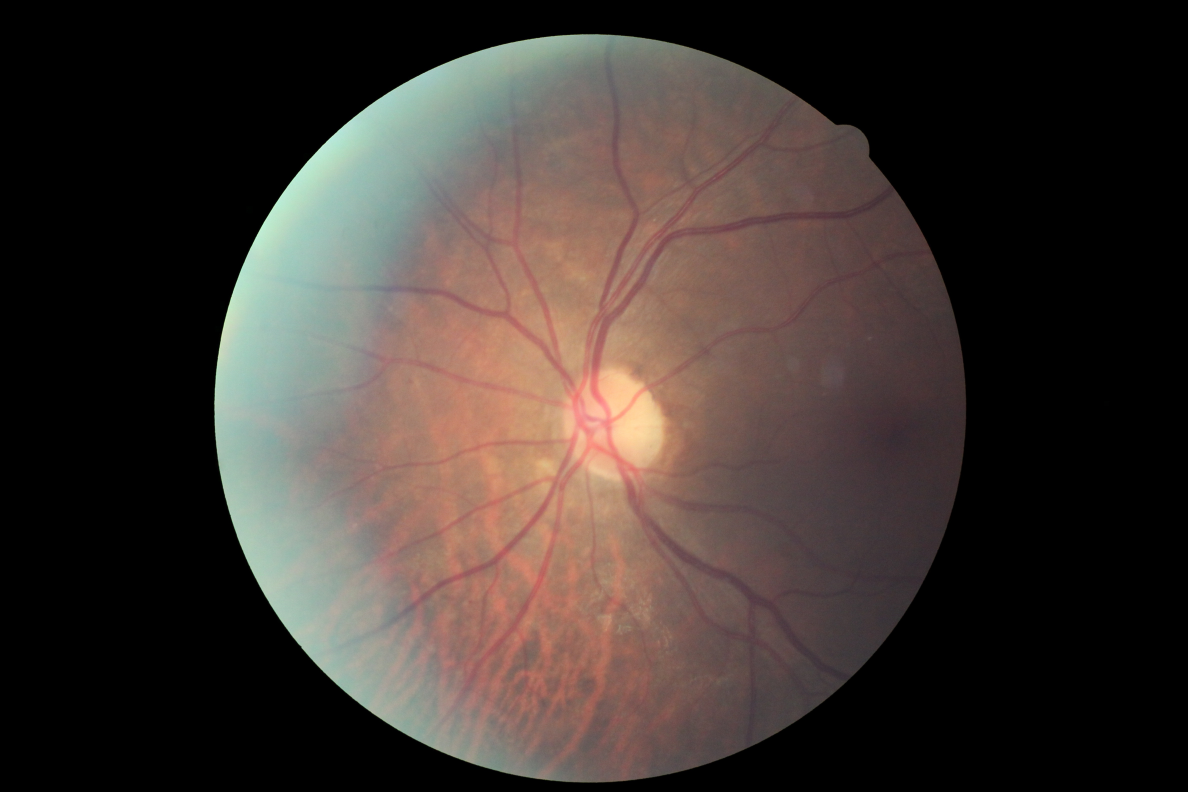
#> input picture assets/10_left.jpeg, 4752 x 3168 px (shown at 1/4 size)
$ jupyter execute --allow-errors imageEnhancement.ipynb   (shell and % lines are left out)
#> lines starting #> are read from the running program, lines starting #| are printed output that depends on the picture; after the words box and inside, x2 and y2 are one past the last pixel; in counts of white or black regions, pixels touching at a corner belong together
[cell 1]
import cv2
import numpy as np
import matplotlib.pyplot as plt
from os.path import join


def plot_images(images):
    plt.figure(figsize=(10, 10))
    columns = 2
    rows = int(np.ceil(len(images) / columns))
    for i, image in enumerate(images):
        plt.subplot(rows, columns, i + 1)
        plt.imshow(image)

def scaleRadius(img, scale):
    x = img[img.shape[0] // 2, :, :].sum(1)
    r = (x > x.mean() / 10).sum() / 2
    s = scale * 1.0 / r
    return cv2.resize(img, (0, 0), fx=s, fy=s)

read_path_1 = join('assets', '10_left.jpeg')
read_path_2 = join('assets', '10_right.jpeg')
scale = 300

img_left = cv2.imread(read_path_1)
#> img_left is the input picture: shape (3168, 4752, 3); mean B, G, R 49.9, 54.6, 64.1
img_right = cv2.imread(read_path_2)
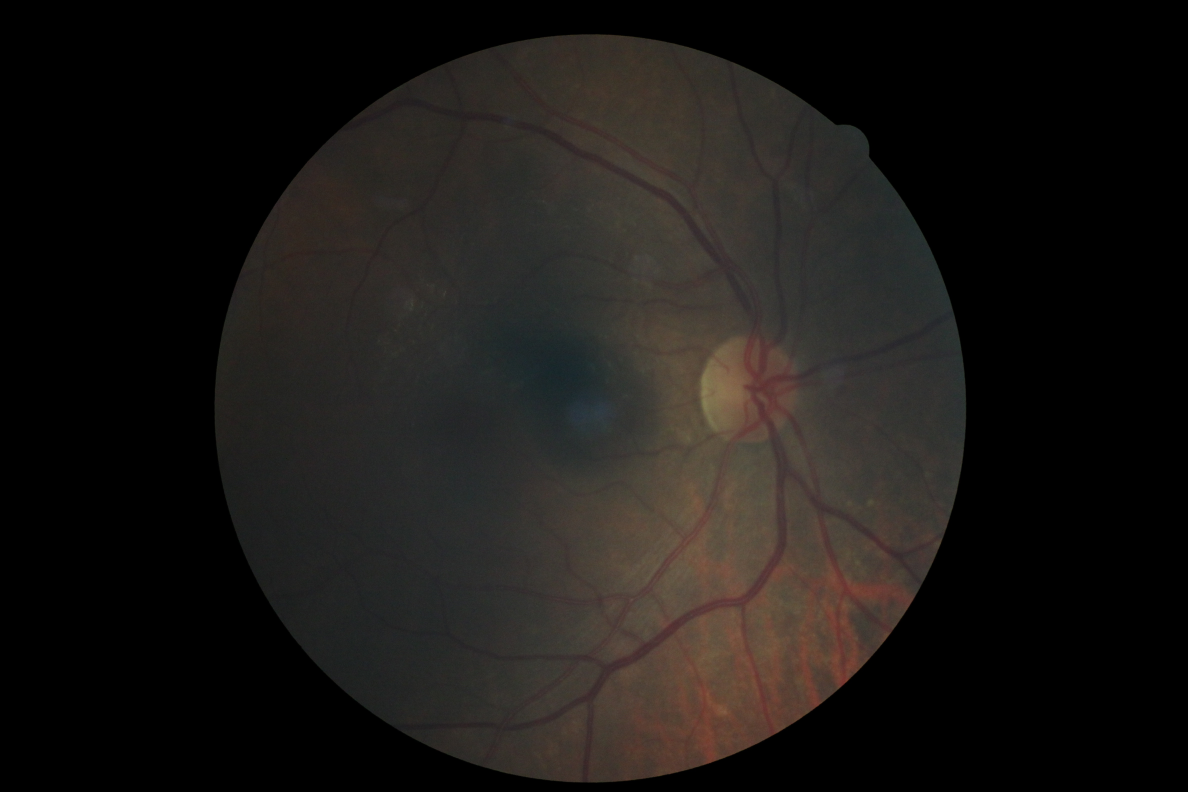
#> input picture assets/10_right.jpeg, 4752 x 3168 px (shown at 1/4 size)
#> img_right is the input picture: shape (3168, 4752, 3); mean B, G, R 21.8, 24.3, 27
scaled_img_left = scaleRadius(img_left, scale)
#> in scaleRadius, `x = img[img.shape[0] // 2, :, :].sum(1)`: x = 4752 values, max 616 at index 2517, min 0 at index 0, mean 241.9
#> in scaleRadius, `r = (x > x.mean() / 10).sum() / 2`: r = 1504.5
#> in scaleRadius, `s = scale * 1.0 / r`: s = 0.199
scaled_img_right = scaleRadius(img_right, scale)

b = np.zeros(scaled_img_left.shape)
cv2.circle(b, (scaled_img_left.shape[1] // 2, scaled_img_left.shape[0] // 2), int(scale * 0.9), (1, 1, 1), -1, 8, 0)
#> b: shape (632, 948, 3) float64; values 0 (black) and 1 (white), 38.2% white; 1 white region, box (x1, y1, x2, y2) and area: (204, 46, 745, 587) 228977

img_left = cv2.cvtColor(img_left, cv2.COLOR_BGR2RGB)
scaled_img_left = cv2.cvtColor(scaled_img_left, cv2.COLOR_BGR2RGB)
img_left_blur = cv2.GaussianBlur(scaled_img_left, (0, 0), scale / 180)
img_left_blend = cv2.addWeighted(scaled_img_left, 4, img_left_blur, -4, 10) * b + 10 * (1 - b)
img_left_blend = cv2.cvtColor(np.float32(img_left_blend), cv2.COLOR_BGR2RGB)

img_right = cv2.cvtColor(img_right, cv2.COLOR_BGR2RGB)
scaled_img_right = cv2.cvtColor(scaled_img_right, cv2.COLOR_BGR2RGB)
img_right_blur = cv2.GaussianBlur(scaled_img_right, (0, 0), scale / 100)
img_right_blend = cv2.addWeighted(scaled_img_right, 4, img_right_blur, -4, 10) * b + 10 * (1 - b)
img_right_blend = cv2.cvtColor(np.float32(img_right_blend), cv2.COLOR_BGR2RGB)

plot_images([scaled_img_left, img_left_blend, scaled_img_right, img_right_blend])
#> in plot_images, `rows = int(np.ceil(len(images) / columns))`: rows = 2
#> the loop in plot_images, `for i, image in enumerate(images):` made 4 passes

This code reads an image from a file, scales the radius of the image, and applies a series of image processing operations to enhance the image. Specifically, it performs the following steps:

1. Imports necessary libraries including OpenCV, NumPy, and Matplotlib.
2. Defines a function `plot_images` that takes a list of images and plots them in a grid.
3. Defines a function `scaleRadius` that scales the radius of an image based on the sum of pixel values along the vertical axis.
4. Reads an image from a file using the `cv2.imread` function.
5. Scales the radius of the image using the `scaleRadius` function.
6. Creates a binary mask `b` that is the same size as the scaled image and has a circular region of ones in the center.
7. Converts the color space of the original and scaled images from BGR to RGB using the `cv2.cvtColor` function.
8. Applies a Gaussian blur to the scaled image using the `cv2.GaussianBlur` function.
9. Combines the scaled image and blurred image using the `cv2.addWeighted` function with alpha=4 and gamma=-4.
10. Multiplies the combined image by the binary mask `b` and adds 10*(1-b) to adjust the brightness of the image.
11. Converts the color space of the final image from BGR to RGB using the `cv2.cvtColor` function.
12. Plots the original image, scaled image, blurred image, and final image using the `plot_images` function.

`cv2.GaussianBlur`:
- `src`: input image
- `ksize`: Gaussian kernel size. This is a tuple specifying the width and height of the kernel. If both values are set to 0, the kernel size is calculated from the sigma values.
- `sigmaX`: Gaussian kernel standard deviation in the X direction.
- `sigmaY`: Gaussian kernel standard deviation in the Y direction. If set to 0, it is assumed to be equal to `sigmaX`.

In the code, the `cv2.GaussianBlur` function is used to blur the scaled image. The `ksize` parameter is set to `(0, 0)` to calculate the kernel size from the `sigma` value, which is set to `scale/180`. This means that the kernel size will be proportional to the scale of the image.

`cv2.addWeighted`:
- `src1`: first input array.
- `alpha`: weight of the first array elements.
- `src2`: second input array of the same size and channel number as `src1`.
- `beta`: weight of the second array elements.
- `gamma`: scalar added to each sum.

In the code, the `cv2.addWeighted` function is used to combine the scaled image and blurred image. The `alpha` parameter is set to 4, which means that the scaled image will be weighted more heavily than the blurred image. The `beta` parameter is set to -4, which means that the blurred image will be weighted negatively. The `gamma` parameter is set to 10, which is added to each sum to adjust the brightness of the image. Finally, the result is multiplied by the binary mask `b` and added to `10 * (1 - b)` to adjust the brightness of the image in the non-circular regions.

[cell 2]
def histogram_equalization(im):
    """
    Apply histogram equalization to an image.
    """
    img_yuv = cv2.cvtColor(im, cv2.COLOR_BGR2YCrCb)
    img_yuv[:, :, 0] = cv2.equalizeHist(im[:, :, 0])
    return cv2.cvtColor(img_yuv, cv2.COLOR_YCR_CB2RGB)

read_path_3 = join('assets', '13_left.jpeg')
read_path_4 = join('assets', '13_right.jpeg')
scale = 400

img_left = cv2.imread(read_path_3)
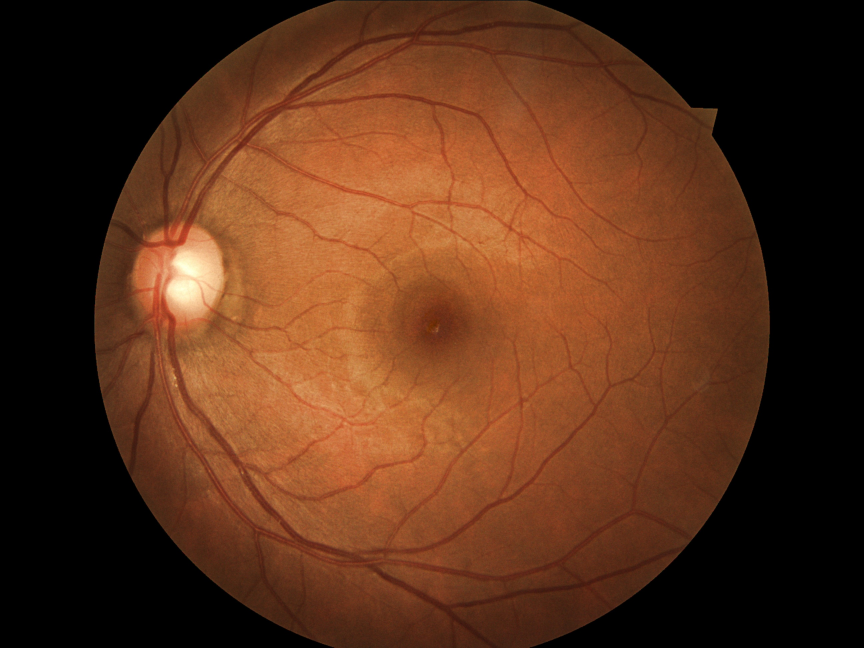
#> input picture assets/13_left.jpeg, 2592 x 1944 px (shown at 1/3 size)
#> img_left is the input picture: shape (1944, 2592, 3); mean B, G, R 25.6, 48.2, 88.6
img_right = cv2.imread(read_path_4)
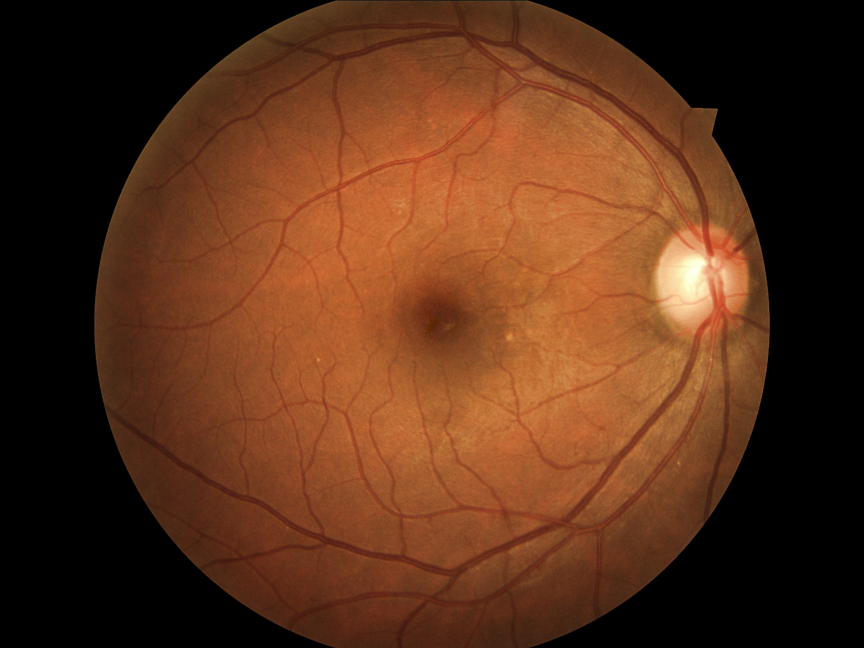
#> input picture assets/13_right.jpeg, 2592 x 1944 px (shown at 1/3 size)
#> img_right is the input picture: shape (1944, 2592, 3); mean B, G, R 25.5, 48.9, 89.4
original_left = cv2.cvtColor(img_left, cv2.COLOR_BGR2RGB)
original_right = cv2.cvtColor(img_right, cv2.COLOR_BGR2RGB)
scaled_left = scaleRadius(img_left, scale)
scaled_right = scaleRadius(img_right, scale)

b = np.zeros(scaled_left.shape)
cv2.circle(b, (scaled_left.shape[1] // 2, scaled_left.shape[0] // 2), int(scale * 0.9), (1, 1, 1), -1, 8, 0)
#> b: shape (767, 1022, 3) float64; values 0 (black) and 1 (white), 51.9% white; 1 black region, box (x1, y1, x2, y2) and area: (0, 0, 1022, 767) 376801

enhanced_left = histogram_equalization(scaled_left)
#> in histogram_equalization, `img_yuv = cv2.cvtColor(im, cv2.COLOR_BGR2YCrCb)`: img_yuv: shape (767, 1022, 3); mean of channels 0, 1, 2 57.6, 150, 109.9
#> in histogram_equalization, `img_yuv[:, :, 0] = cv2.equalizeHist(im[:, :, 0])`: img_yuv: shape (767, 1022, 3); mean of channels 0, 1, 2 83.3, 150, 109.9
enhanced_right = histogram_equalization(scaled_right)
#> in histogram_equalization (call 2), `img_yuv = cv2.cvtColor(im, cv2.COLOR_BGR2YCrCb)`: img_yuv: shape (767, 1022, 3); mean of channels 0, 1, 2 58.3, 150.2, 109.5
#> in histogram_equalization (call 2), `img_yuv[:, :, 0] = cv2.equalizeHist(im[:, :, 0])`: img_yuv: shape (767, 1022, 3); mean of channels 0, 1, 2 83.4, 150.2, 109.5

plot_images([original_left, enhanced_left, original_right, enhanced_right])
#> the loop in plot_images (call 2), `for i, image in enumerate(images):` made 4 passes

This code reads two images from files, applies a series of image processing operations to enhance the images, and then plots the enhanced images side by side. Specifically, it performs the following steps:

1. Imports necessary libraries including OpenCV, NumPy, and Matplotlib.
2. Defines a function `histogram_equalization` that applies histogram equalization to the input image.
3. Reads two images from files using the `cv2.imread` function.
4. Converts the color space of the images from BGR to RGB using the `cv2.cvtColor` function.
5. Scales the radius of the images using the `scaleRadius` function.
6. Creates binary masks `b` and `c` that are the same size as the scaled images and have a circular region of ones in the center.
7. Applies histogram equalization to the scaled images using the `histogram_equalization` function.
8. Plots the enhanced images side by side using the `plot_images` function.

In the code, the `histogram_equalization` function is used to enhance the images by applying histogram equalization to the Y channel of the YCrCb color space. This helps to improve the contrast and brightness of the images. The `scaleRadius` function is used to scale the radius of the images based on the sum of pixel values along the vertical axis. This helps to normalize the size of the optic disc in the images. Finally, the binary masks `b` and `c` are used to apply circular regions of ones to the images, which helps to focus the image processing operations on the central region of the images.

The `histogram_equalization` function is used to enhance the contrast and brightness of an input image by applying histogram equalization to the Y channel of the YCrCb color space. Here's a step-by-step explanation of what the function does:

1. Convert the input image from the BGR color space to the YCrCb color space using the `cv2.cvtColor` function.
2. Extract the Y channel from the YCrCb image using NumPy array slicing.
3. Apply histogram equalization to the Y channel using the `cv2.equalizeHist` function.
4. Replace the original Y channel with the equalized Y channel in the YCrCb image.
5. Convert the YCrCb image back to the RGB color space using the `cv2.cvtColor` function.
6. Return the enhanced RGB image.

By applying histogram equalization to the Y channel of the YCrCb color space, the function is able to enhance the contrast and brightness of the image while preserving the color information. This can be useful for improving the visibility of details in an image that might be difficult to see otherwise.

[cell 3]
from skimage import exposure as ex

def histogram_equalization(img):
    output = np.zeros((img.shape[0], img.shape[1], 3))
    for channel in range(img.shape[2]):
        output[:, :, channel] = ex.equalize_hist(img[:, :, channel]) * 255

    output[output > 255] = 255
    output[output < 0] = 0
    return output.astype(np.uint8)

read_path_5 = join('assets', '15_left.jpeg')
read_path_6 = join('assets', '15_right.jpeg')

img_left = cv2.imread(read_path_5)
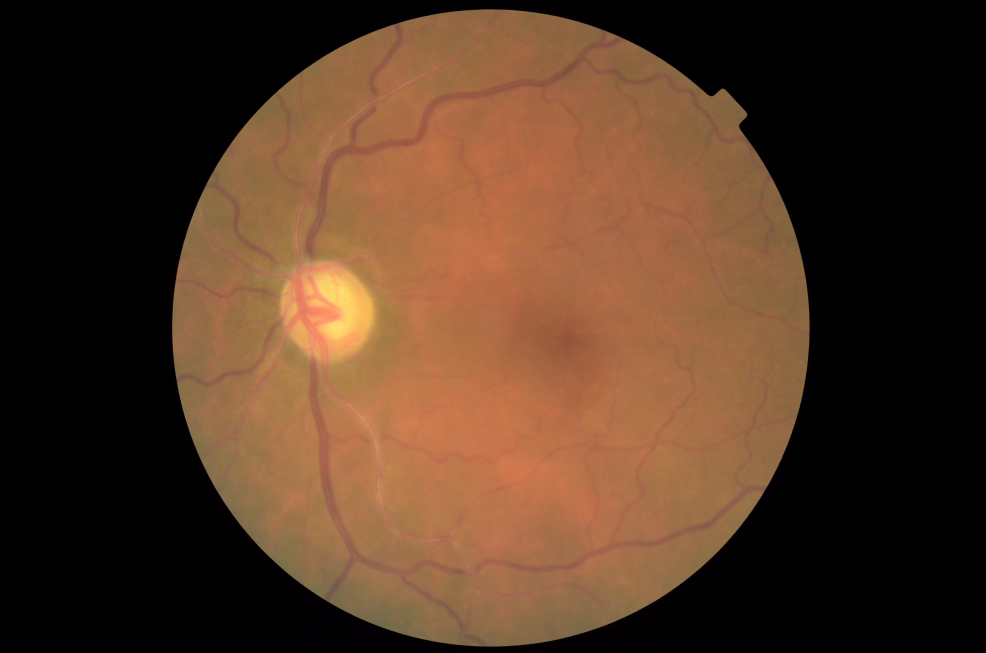
#> input picture assets/15_left.jpeg, 4928 x 3264 px (shown at 1/5 size)
#> img_left is the input picture: shape (3264, 4928, 3); mean B, G, R 35.7, 55, 82.3
original_left = cv2.cvtColor(img_left, cv2.COLOR_BGR2RGB)
#> original_left: shape (3264, 4928, 3)

img_right = cv2.imread(read_path_6)
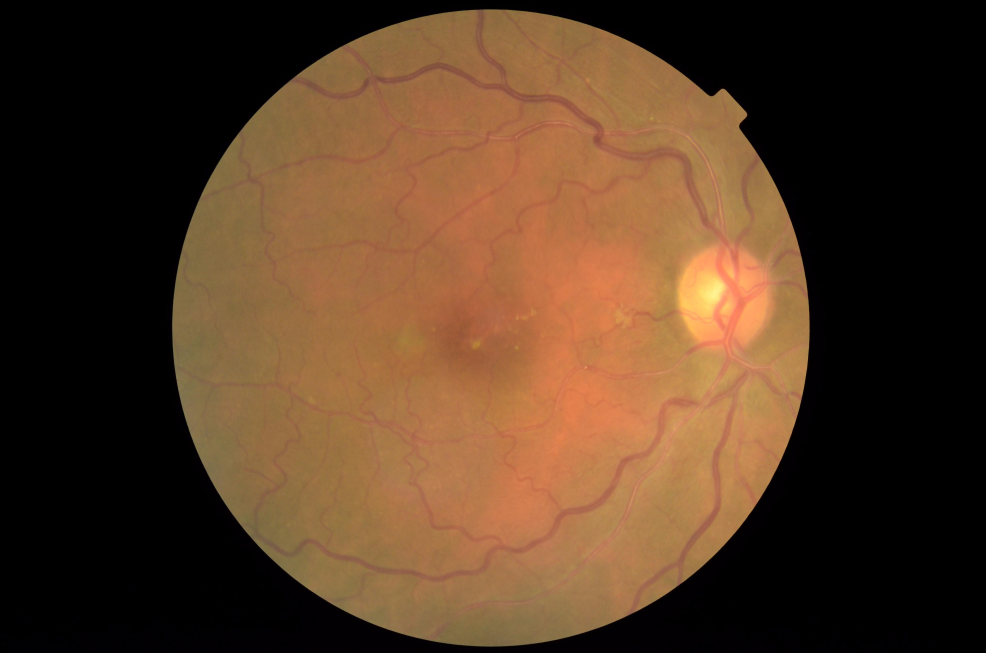
#> input picture assets/15_right.jpeg, 4928 x 3264 px (shown at 1/5 size)
#> img_right is the input picture: shape (3264, 4928, 3); mean B, G, R 36, 58.2, 84.8
original_right = cv2.cvtColor(img_right, cv2.COLOR_BGR2RGB)
#> original_right: shape (3264, 4928, 3)

result1 = histogram_equalization(img_left)
result2 = histogram_equalization(img_right)
#> after the loop in histogram_equalization (call 2), `for channel in range(img.shape[2]):`:
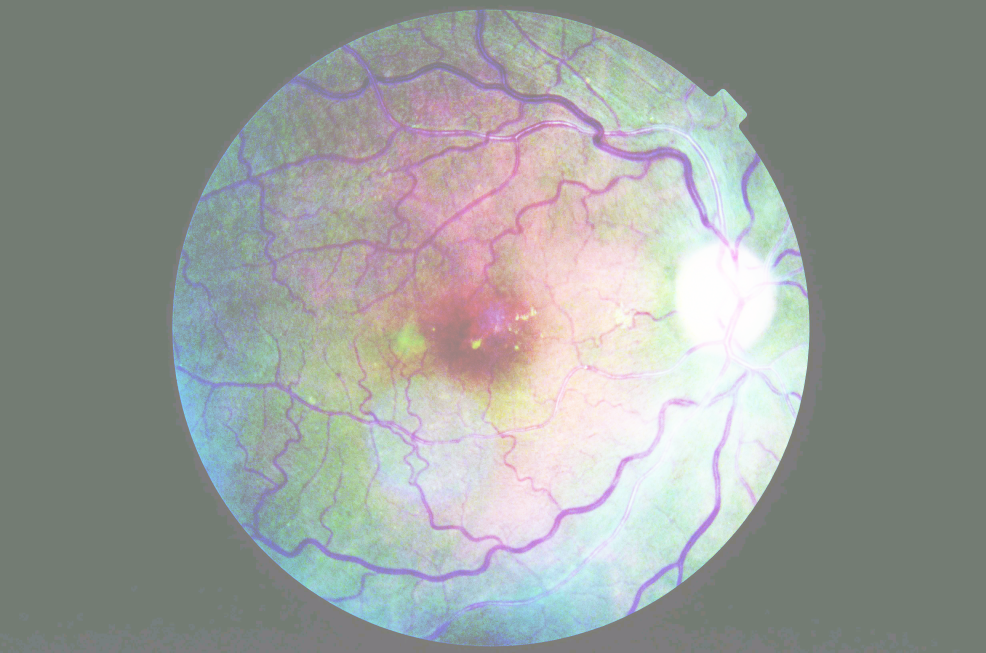
#> output: shape (3264, 4928, 3) float64 (shown at 1/5 size); mean B, G, R 154.9, 158.7, 154.2

plot_images([original_left, result1, original_right, result2])
#> figure, not shown here; B, G, R data is drawn as R, G, B
